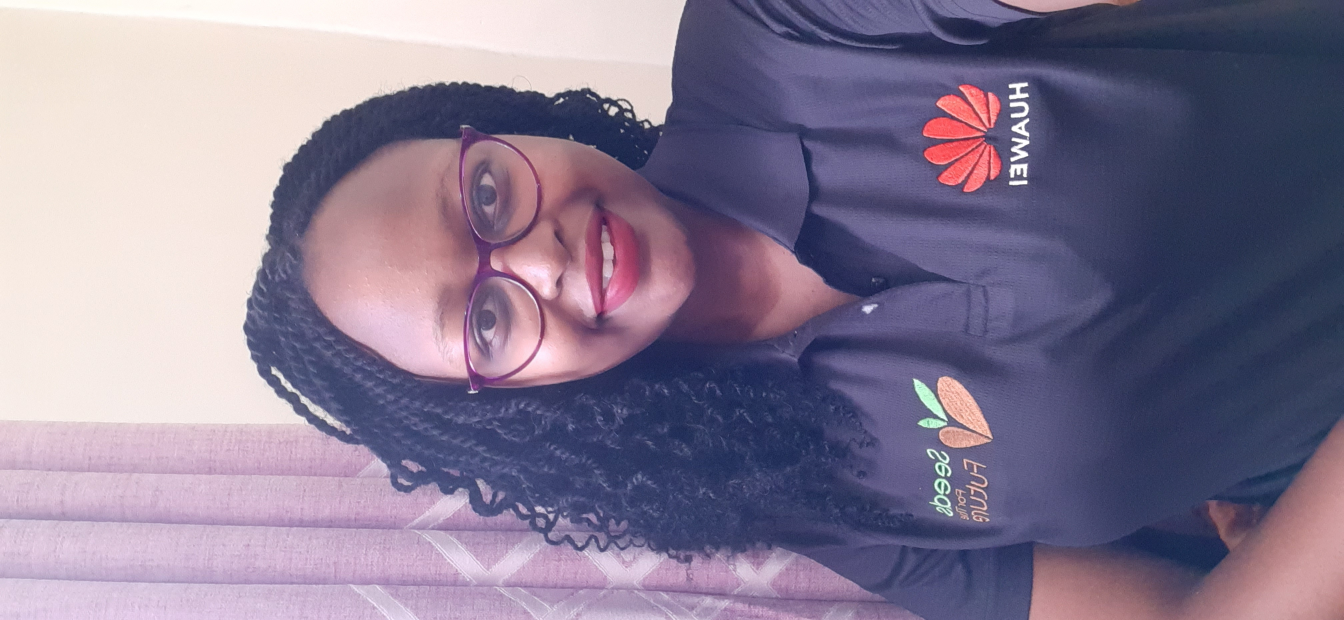
#> input picture Numpy/livy.jpg, 4032 x 1860 px (shown at 1/3 size)
$ jupyter execute NUMPY-checkpoint.ipynb
#> lines starting #> are read from the running program, lines starting #| are printed output that depends on the picture; long printed decimals are rounded
[cell 1]
import numpy as np

a = np.zeros(3)
a

[cell 2]
z = np.zeros(10)
z

[cell 3]
z.shape

[cell 4]
z.shape = (10, 1)
z

[cell 5]
z = np.ones(10)
z

[cell 6]
z = np.empty(3)
z

[cell 7]
z = np.linspace(2, 10, 5)
z

[cell 8]
z = np.array([10, 20])
z

[cell 9]
a_list = [1, 2, 3, 4, 5, 6, 7]
z = np.array(a_list)
z

[cell 10]
type(z)

[cell 11]
b_list = [[9, 8, 7, 6, 5], [1, 2, 3, 4, 5]]
z = np.array([b_list])
z

[cell 12]
z.shape

[cell 13]
np.random.seed
z1 = np.random.randint(10, size=6)
z1

[cell 14]
z1[0]

[cell 15]
z1[0:2]

[cell 16]
z1[-1]

[cell 17]
from skimage import io
photo = io.imread('livy.jpg')
#> photo is the input picture: shape (1860, 4032, 3); mean R, G, B 134.4, 122.9, 146.3
type(photo)

[cell 18]
photo.shape
#> Out = (1860, 4032, 3)

[cell 19]
import matplotlib.pyplot as plt
plt.imshow(photo)

[cell 20]
plt.imshow(photo[::-1])
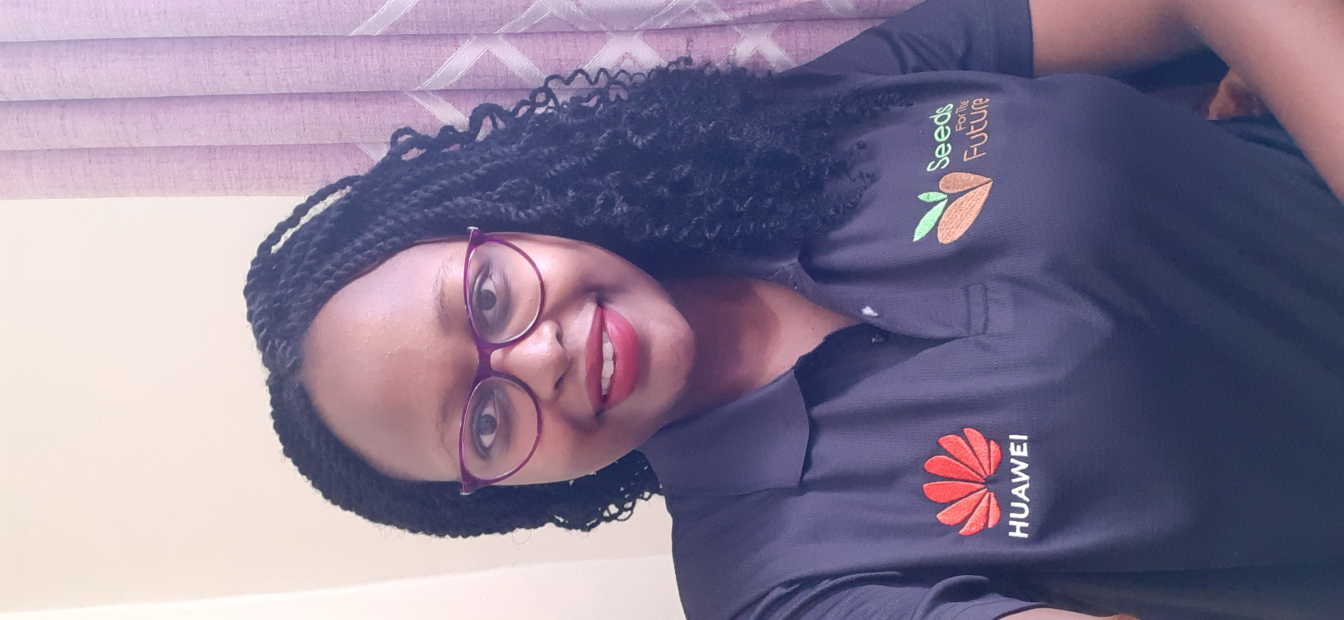
#> shown: shape (1860, 4032, 3) (shown at 1/3 size); mean R, G, B 134.4, 122.9, 146.3

[cell 21]
plt.imshow(photo[:, ::-1])
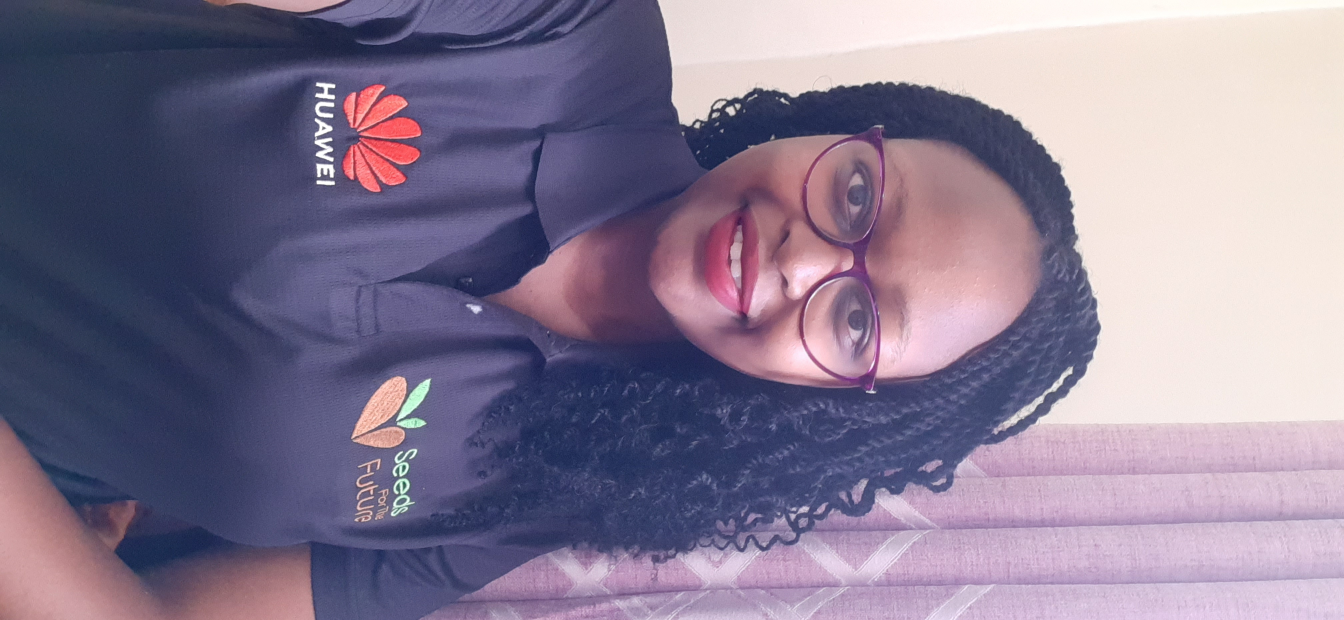
#> shown: shape (1860, 4032, 3) (shown at 1/3 size); mean R, G, B 134.4, 122.9, 146.3

[cell 22]
plt.imshow(photo[500:2200, 0:1500])
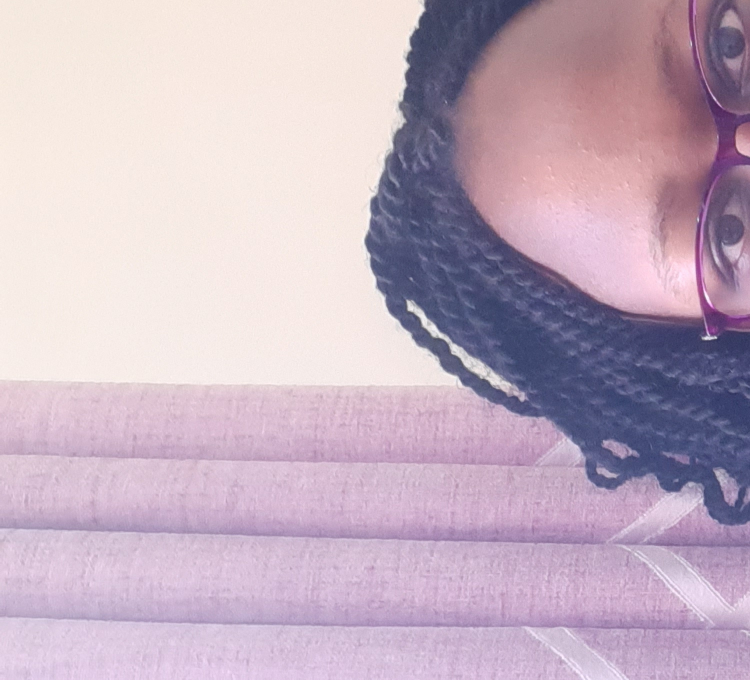
#> shown: shape (1360, 1500, 3) (shown at 1/2 size); mean R, G, B 196.2, 176.2, 192.4

[cell 23]
plt.imshow(photo[::2, ::2])

[cell 24]
photo
photo_sin = np.sin(photo)
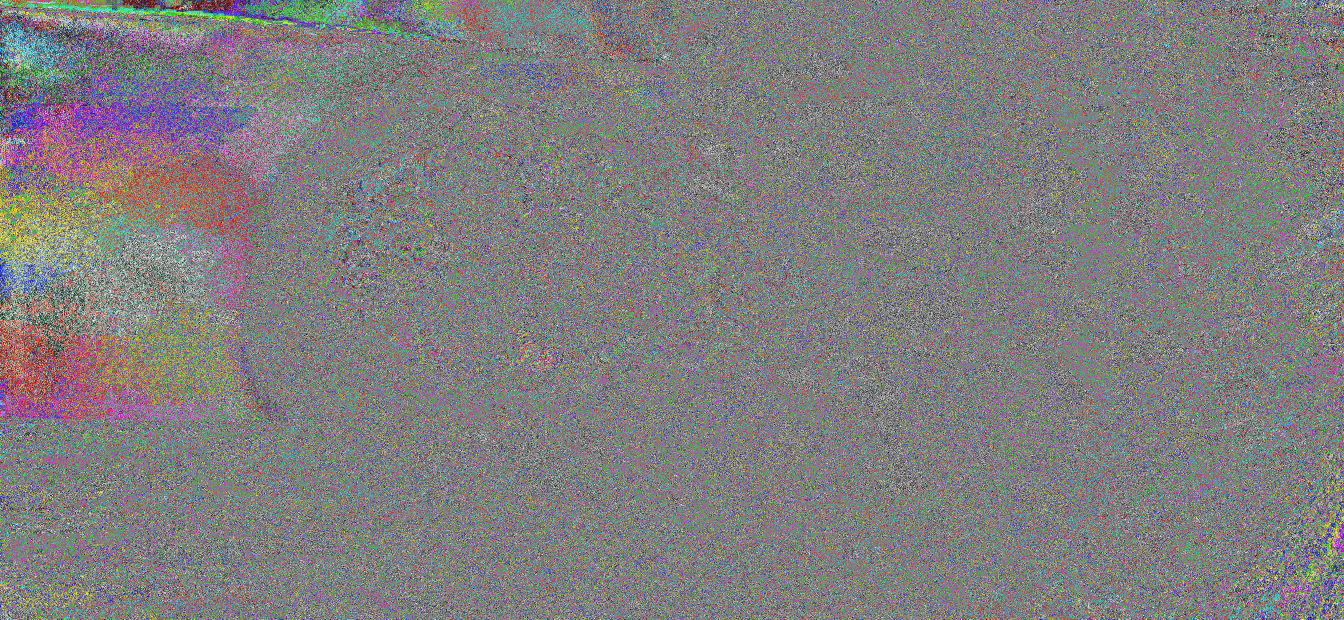
#> photo_sin: shape (1860, 4032, 3) float16 (shown at 1/3 size); mean R, G, B 0.00799, -0.00282, 1.5e-05; drawn with min black and max white
photo_sin

[cell 25]
print(np.sum(photo))
#| 3026050553
print(np.prod(photo))
#| 0
print(np.mean(photo))
#| 134.500
print(np.std(photo))
#| 68.396
print(np.var(photo))
#| 4677.956
print(np.min(photo))
#| 16
print(np.max(photo))
#| 255
print(np.argmin(photo))
#| 5678553
print(np.argmax(photo))
#| 0

[cell 26]
z = np.array([1, 2, 3, 4, 5])

[cell 27]
z < 3

[cell 28]
z > 3

[cell 29]
z[z>3]

[cell 30]
photo_masked = np.where(photo > 150, 255, 0)
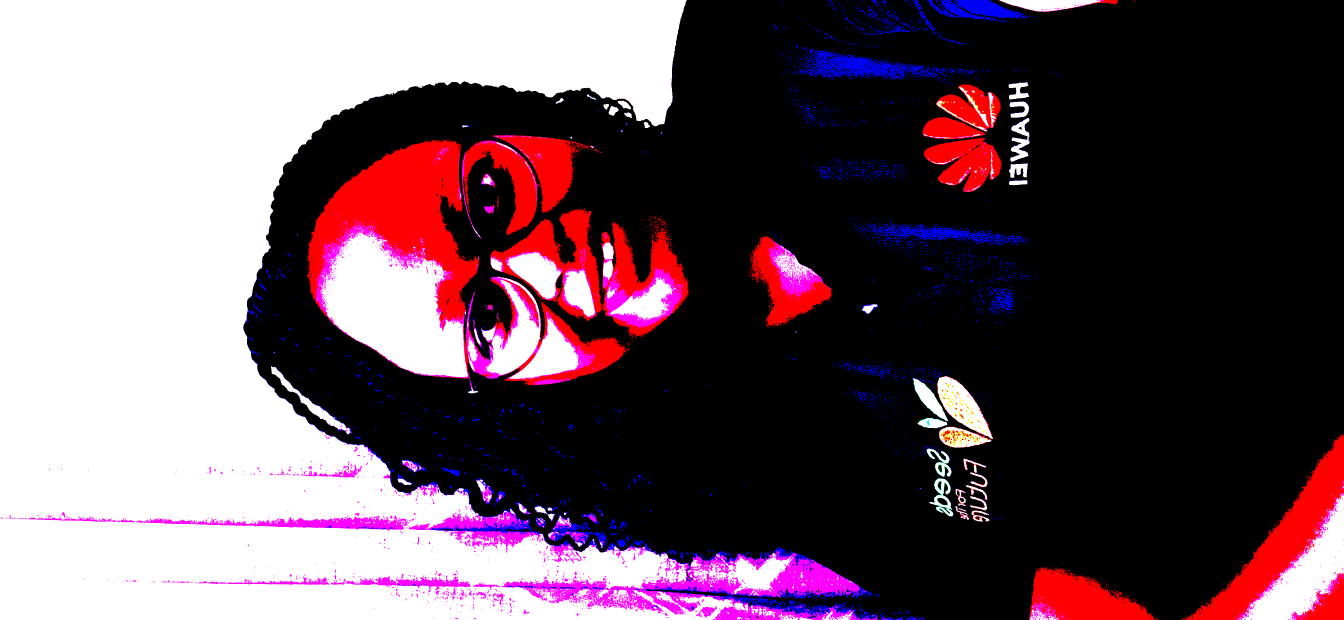
#> photo_masked: shape (1860, 4032, 3) int64 (shown at 1/3 size); mean R, G, B 108.3, 87.2, 97.2

[cell 31]
plt.imshow(photo_masked)
